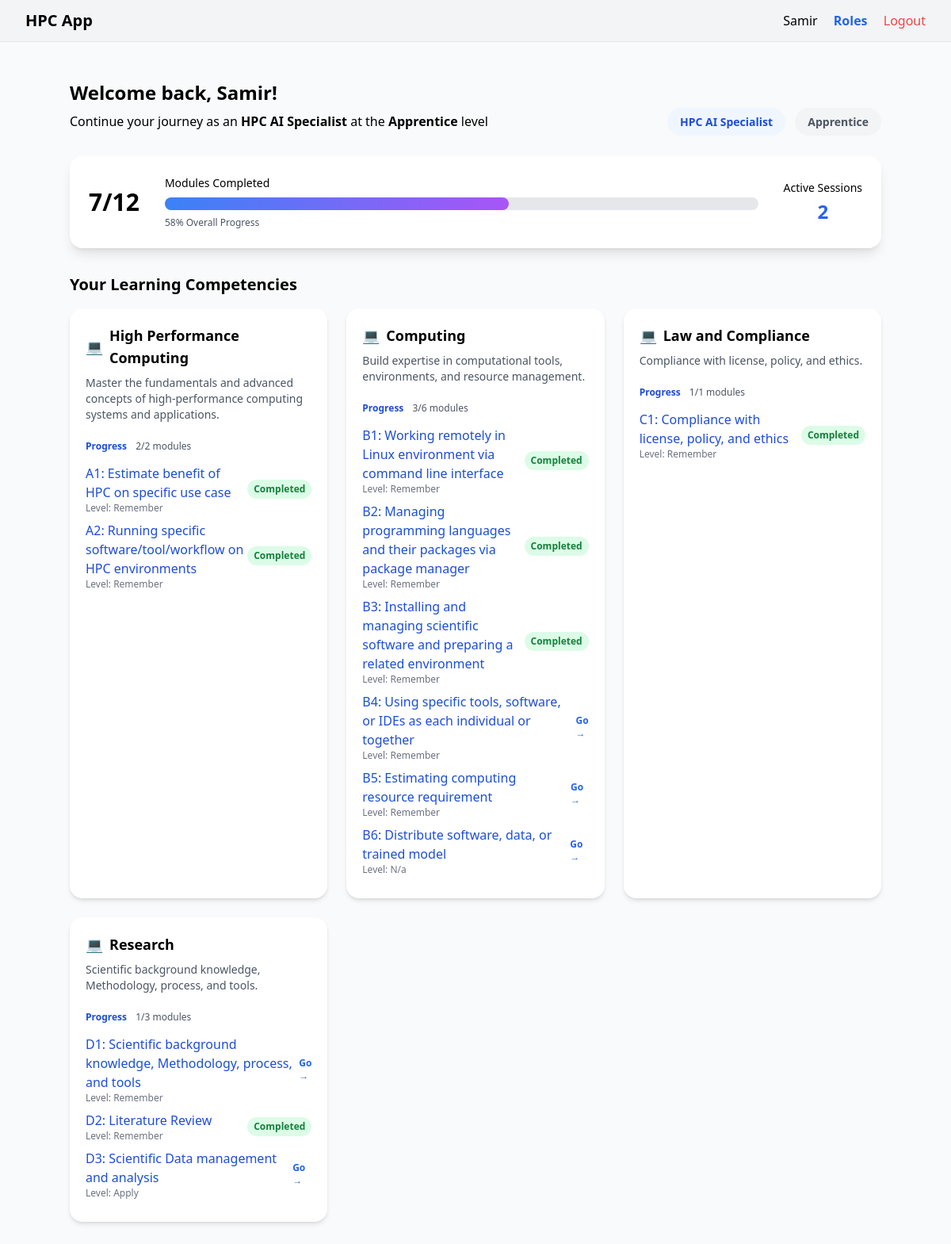
The page /dashboard (signed in) on the database its author committed.
### app/models.py (models this page shows)
class User(UserMixin, db.Model):
    id = db.Column(db.Integer, primary_key=True)
    name = db.Column(db.String(80))
    email = db.Column(db.String(120), unique=True, nullable=False)
    password = db.Column(db.String(200), nullable=False)
    role = db.Column(db.String(64))  # "ai_specialist" or "comp_chem_specialist"
    current_level = db.Column(db.String(32), default="Apprentice")
    created_at = db.Column(db.DateTime, default=datetime.utcnow)
    progress = db.relationship('Progress', backref='user', lazy=True)

class Competency(db.Model):
    id = db.Column(db.Integer, primary_key=True)
    key = db.Column(db.String(2), unique=True, nullable=False)
    name = db.Column(db.String(128), nullable=False)
    description = db.Column(db.Text)
    modules = db.relationship('Module', backref='competency', lazy=True)

class Module(db.Model):
    id = db.Column(db.Integer, primary_key=True)
    competency_id = db.Column(db.Integer, db.ForeignKey('competency.id'), nullable=False)
    key = db.Column(db.String(5), unique=True, nullable=False)
    name = db.Column(db.String(128), nullable=False)
    description = db.Column(db.Text)
    order = db.Column(db.Integer, default=0)
    progresses = db.relationship('Progress', backref='module', lazy=True)

class Progress(db.Model):
    id = db.Column(db.Integer, primary_key=True)
    user_id = db.Column(db.Integer, db.ForeignKey('user.id'), nullable=False)
    module_id = db.Column(db.Integer, db.ForeignKey('module.id'), nullable=False)
    status = db.Column(db.String(32), default='incomplete')  # incomplete, completed
    quiz_passed = db.Column(db.Boolean, default=False)
    last_accessed = db.Column(db.DateTime, default=datetime.utcnow)
    learning_level = db.Column(db.String(32))  # remember, understand, apply, analyze, evaluate, create
    quiz_in_progress = db.Column(db.Boolean, default=False)
    current_quiz_question = db.Column(db.Text)
    quiz_answer = db.Column(db.String(8))
    current_skill = db.Column(db.String(32))
    last_wrong_attempt = db.Column(db.Integer, default=0)
    awaiting_quiz_confirmation = db.Column(db.Boolean, default=False)
    extra_expl_count = db.Column(db.Integer, default=0)
    quiz_type = db.Column(db.String(10), default='mcq')  # 'mcq' or 'text'
    __table_args__ = (
        db.UniqueConstraint('user_id', 'module_id', name='unique_user_module'),
    )

### app/main/routes.py (the view)
@main.route('/dashboard')
@login_required
def dashboard():
    modules_data = get_user_modules(current_user)
    total_modules = sum(len(c["modules"]) for c in modules_data)
    completed_modules = sum(1 for c in modules_data for m in c["modules"] if m["status"] == "completed")
    percent_complete = int((completed_modules / total_modules) * 100) if total_modules else 0
    role_name = role_display_names.get(current_user.role, current_user.role)
    current_level = current_user.current_level
    active_sessions = 2  # placeholder
    return render_template(
        'main/dashboard.html',
        modules_data=modules_data,
        completed_modules=completed_modules,
        total_modules=total_modules,
        percent_complete=percent_complete,
        role_name=role_name,
        current_level=current_level,
        active_sessions=active_sessions
    )

### app/__init__.py (called while the page is built)
def create_app():
    app = Flask(__name__)
    app.config.from_object('config.Config')
    db.init_app(app)
    migrate = Migrate(app, db)
    login_manager = LoginManager()
    login_manager.login_view = 'auth.login'
    login_manager.init_app(app)
    @login_manager.user_loader
    def load_user(user_id):
        return User.query.get(int(user_id))
    from .auth import auth as auth_blueprint
    from .main import main as main_blueprint
    from .chatbot import chatbot as chatbot_blueprint
    app.register_blueprint(auth_blueprint)
    app.register_blueprint(main_blueprint)
    app.register_blueprint(chatbot_blueprint)
    return app

### app/templates/main/dashboard.html
{% extends "base.html" %}
{% block content %}
<div class="max-w-5xl mx-auto">
    <div class="mb-8">
        <h2 class="text-2xl font-bold mb-2">Welcome back, {{ current_user.name }}!</h2>
        <div class="flex flex-wrap gap-4 items-center">
            <div>
                Continue your journey as an <span class="font-semibold">{{ role_name }}</span> at the <span class="font-semibold">{{ current_level }}</span> level
            </div>
            <div class="ml-auto text-right">
                <span class="rounded-full bg-blue-50 px-4 py-2 text-blue-700 text-sm font-semibold">{{ role_name }}</span>
                <span class="ml-2 rounded-full bg-gray-100 px-4 py-2 text-gray-600 text-sm font-semibold">{{ current_level }}</span>
            </div>
        </div>
    </div>
    <div class="bg-white rounded-2xl shadow-lg px-6 py-6 mb-8 flex flex-col sm:flex-row items-center gap-8">
        <div class="text-3xl font-bold">{{ completed_modules }}/{{ total_modules }}</div>
        <div class="flex-1">
            <div class="text-sm mb-2">Modules Completed</div>
            <div class="w-full bg-gray-200 rounded-full h-4 mb-2">
                <div class="bg-gradient-to-r from-blue-500 to-purple-500 h-4 rounded-full" style="width: {{ percent_complete }}%;"></div>
            </div>
            <div class="text-xs text-gray-600">{{ percent_complete }}% Overall Progress</div>
        </div>
        <div class="text-center">
            <div class="text-sm mb-1">Active Sessions</div>
            <div class="text-2xl font-semibold text-blue-600">{{ active_sessions }}</div>
        </div>
    </div>
    <h3 class="text-xl font-bold mb-4">Your Learning Competencies</h3>
    <div class="grid grid-cols-1 md:grid-cols-3 gap-6">
        {% for group in modules_data %}
        <div class="bg-white rounded-2xl shadow-md p-5">
            <div class="font-bold text-lg mb-2 flex items-center">
                <span class="mr-2">💻</span> {{ group.competency.name }}
            </div>
            <div class="text-gray-600 text-sm mb-4">{{ group.competency.description }}</div>
            <div class="mb-3">
                <span class="text-xs text-blue-700 font-bold">
                    Progress
                </span>
                <span class="ml-2 text-xs text-gray-600">{{ group.modules | selectattr('status', 'equalto', 'completed') | list | length }}/{{ group.modules | length }} modules</span>
            </div>
            <ul>
                {% for module in group.modules %}
                <li class="mb-2 flex items-center justify-between">
                    <div>
                        <a href="{{ url_for('main.module', module_id=module.id) }}" class="font-medium text-blue-700 hover:underline">{{ module.key }}: {{ module.name }}</a>
                        <div class="text-xs text-gray-500">Level: {{ module.learning_level|capitalize if module.learning_level else 'N/A' }}</div>
                    </div>
                    {% if module.status == "completed" %}
                        <span class="px-2 py-1 bg-green-100 text-green-700 rounded-full text-xs font-semibold">Completed</span>
                    {% else %}
                        <a href="{{ url_for('main.module', module_id=module.id) }}" class="text-xs text-blue-600 font-semibold hover:underline">Go &rarr;</a>
                    {% endif %}
                </li>
                {% endfor %}
            </ul>
        </div>
        {% endfor %}
    </div>
</div>
{% endblock %}

### app/templates/base.html (shortened to what this page needs)
<!DOCTYPE html>
<html lang="en">
<head>
    <script src="https://cdn.tailwindcss.com"></script>
    <link rel="stylesheet" href="{{ url_for('static', filename='css/main.css') }}">
</head>
<body class="bg-gray-50 min-h-screen">
    <nav class="bg-gray-100 py-3 px-8 flex justify-between items-center border-b">
        <span class="font-bold text-xl">HPC App</span>
        <div>
            {% if current_user.is_authenticated %}
                <span class="mr-4">{{ current_user.name }}</span>
                <a href="{{ url_for('main.role_select') }}" class="mr-4 text-blue-600 font-semibold">Roles</a>
                <a href="{{ url_for('auth.logout') }}" class="text-red-500">Logout</a>
            {% else %}
                <a href="{{ url_for('auth.login') }}" class="mr-4">Login</a>
                <a href="{{ url_for('auth.signup') }}">Signup</a>
            {% endif %}
        </div>
    </nav>
    <main class="py-12">
        {% block content %}{% endblock %}
    </main>
</body>
</html>

### rows shown on the page
User: name "Samir", current_level "Apprentice"
Competency: competency.name "High Performance Computing", competency.description "Master the fundamentals and advanced concepts of high-performance computing systems and applications."
Module: key "A1", name "Estimate benefit of HPC on specific use case"
Progress: learning_level "Remember"
Module: key "A2", name "Running specific software/tool/workflow on HPC environments"
Progress: learning_level "Remember"
Competency: competency.name "Computing", competency.description "Build expertise in computational tools, environments, and resource management."
Module: key "B1", name "Working remotely in Linux environment via command line interface"
Progress: learning_level "Remember"
Module: key "B2", name "Managing programming languages and their packages via package manager"
Progress: learning_level "Remember"
Module: key "B3", name "Installing and managing scientific software and preparing a related environment"
Progress: learning_level "Remember"
Module: key "B4", name "Using specific tools, software, or IDEs as each individual or together"
Progress: learning_level "Remember"
Module: key "B5", name "Estimating computing resource requirement"
Progress: learning_level "Remember"
Module: key "B6", name "Distribute software, data, or trained model", learning_level "N/a"
Competency: competency.name "Law and Compliance", competency.description "Compliance with license, policy, and ethics."
Module: key "C1", name "Compliance with license, policy, and ethics"
Progress: learning_level "Remember"
Competency: competency.name "Research", competency.description "Scientific background knowledge, Methodology, process, and tools."
Module: key "D1", name "Scientific background knowledge, Methodology, process, and tools"
Progress: learning_level "Remember"
Module: key "D2", name "Literature Review"
Progress: learning_level "Remember"
Module: key "D3", name "Scientific Data management and analysis", learning_level "Apply"

### other values the page prints
{{ role_name }} "HPC AI Specialist"
{{ completed_modules }} "7"
{{ total_modules }} "12"
{{ percent_complete }} "58"
{{ active_sessions }} "2"
{{ group.modules | length }} "2" "6" "1" "3"
